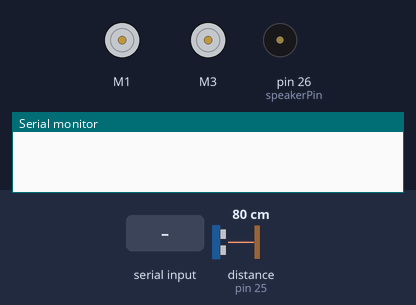
Recording of a sketch running on a simulated Arduino Mega 2560, built with avr-gcc and run on an emulated ATmega2560. Parts: 2 × DC motor (green arrow = forward, orange = backward, longer = faster), buzzer (waves = sounding, pin HIGH), the last lines printed to the serial monitor. The test bench sets the inputs (shaded band); at power-on: distance to the obstacle (sensor on pin 25) 80 cm. The echo pulse lasts 58.3 µs per cm.

Above: at 1.2 s.
1.3 s: "8" received over Serial
At 1.7 s:
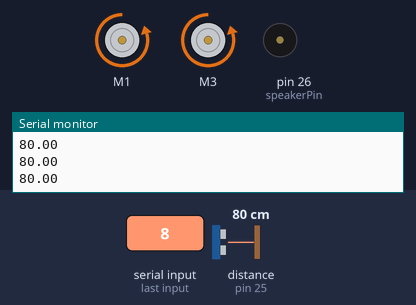
2.8 s: distance to the obstacle (sensor on pin 25) set to 17 cm
4.3 s: distance to the obstacle (sensor on pin 25) set to 13 cm
At 4.48 s:
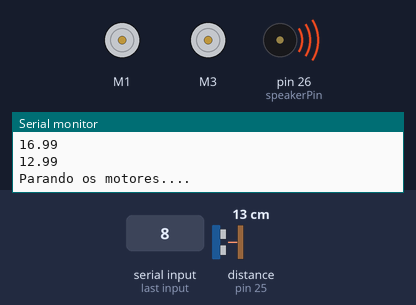
7.3 s: "6" received over Serial
At 9.27 s:
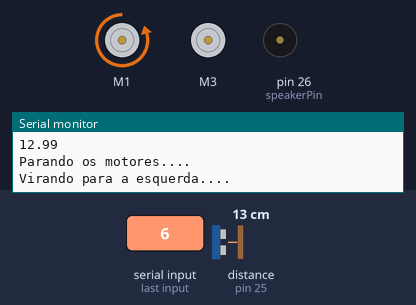
10.3 s: "4" received over Serial
At 12.27 s:
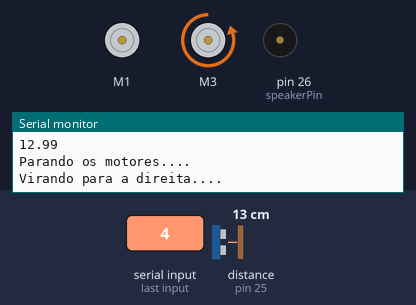
Timing chart, 0 to 13.9 s (numbered marks = the images above; inputs shaded):
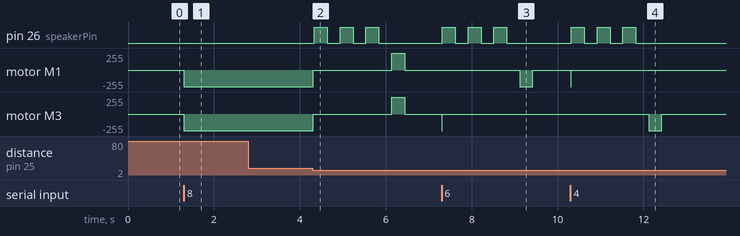

Measured:
- the behaviour switches between 15 and 14 cm on distance to the obstacle (sensor on pin 25) (found by bisection; images 1 and 2)
- after the input at 1.3 s, motor M1, motor M3: stopped → backward 250/255 at once
- after the input at 4.3 s, pin 26 (speakerPin): alternates HIGH for 0.30 s and LOW for 0.30 s, 6 changes in all, then stays LOW, starting at once; motor M1, motor M3: backward 250/255 → stopped at once, → forward 250/255 1.8 s later, → stopped 0.30 s later
- after the input at 7.3 s, pin 26 (speakerPin): alternates HIGH for 0.30 s and LOW for 0.30 s, 6 changes in all, then stays LOW, starting at once; motor M1: stopped → backward 250/255 after 1.8 s, → stopped 0.30 s later; motor M3: stopped → backward 250/255 at once, → stopped 0.02 s later
- after the input at 10.3 s, pin 26 (speakerPin): alternates HIGH for 0.30 s and LOW for 0.30 s, 6 changes in all, then stays LOW, starting at once; motor M1: stopped → backward 250/255 at once, → stopped 0.02 s later; motor M3: stopped → backward 250/255 after 1.8 s, → stopped 0.30 s later

The sketch:

ControlarCarro2MotoresBluetooth.ino
```cpp
#include <AFMotor.h> // Bilbioteca para acionamento dos motores
#include <Ultrasonic.h>

AF_DCMotor motor_esq(1); //Seleciona o motor 1
AF_DCMotor motor_dir(3); //Seleciona o motor 4

int velocidadeE = 250; // Velocidade do Motor
int velocidadeD = 250; // Velocidade do Motor

int emMovimento = 0; // Variavel de controle de movimento
int direcaoAT = 0; // Variavel de controle de direção
int ultimaDirecao = 0; // Variavel de controle de ultima direção
int colisao = 0; // Variavel de controle de colisão

int speakerPin = 26; // Define o pino que vai ser utilizado para o Buzzer


int trigPin = 24; // Define a porta que será utilizada pelo sensor de proximidade
int echoPin = 25; // Define a porta que será utilizada pelo sensor de proximidade


Ultrasonic ultrasonic(trigPin,echoPin);

void setup() {
  Serial.begin(9600); // Inicia a Serial
  pinMode(speakerPin, OUTPUT); // Determina que o pino do Buzzer é de Saida
  //pinMode(trigPin, OUTPUT); // Determina que o pino de Trigger é de Saida para o Sensor HC-SR04
  //pinMode(echoPin, INPUT); // Determia que o pino de Echo é de Entrada para o Sensor HC-SR04
}

void loop()
{

  if (emMovimento == 1) { // Verifica se o protótipo esta em movimento
    if ((colisao == 0) || ((colisao == 1) && (direcaoAT != ultimaDirecao))) {
      if (VerificaColisao() < 15) { // Verifica se a distancia lida pelo HC-SR04 é menor que 15cm
        colisao = 1; // Modifica o valor de colisão para 1, que significa que pode haver colisão
        pararMotores(); // para todos os motores
        sirene(); // emite sinal sonoro
        moverDirecaoInvertida(); // move o protótipo na direção contraria
      } else { // senão
        colisao = 0; // não há colisão e o protótipo continua em movimento
      }
    }
    if ((colisao == 1) && (direcaoAT == ultimaDirecao)) { // Se houver colisão e a direção atual for igual a ultima direção
      sirene(); // emite sinal sonoro
      pararMotores(); // para todos os motores
    }
  }

  if (Serial.available() > 0) //verifica se a porta Serial esta disponível
  {

    int entrada = Serial.read();  //faz leitura da Porta Serial

    direcaoAT = entrada; // atribui a direcaoAT (direção atual) com o valor lido
    switch (entrada) { //verificação
      case '8':  //se entrada for igual a 8
        pararMotores(); // para todos os motores
        moverParaFrente(); // move o protótipo para frente
        break;  //termina condição

      case '2':  // se entrada for igual a 2
        pararMotores();  //para todos os motores
        moverParaTras();  //move o protótipo para trás
        break;  //termina condição

      case '6':  //se entrada for igual a 6
        pararMotores();  //para todos os motores
        virarParaDireita();  //vira o protótipo para a direita
        break;  //termina condição

      case '4':  // se entrada formigual a 4
        pararMotores();  //para todos os motores
        virarParaEsquerda();  //vira o ptotótipo para a esquerda
        break;  //termina condição

      case '5':  //se entrada for igual a 5
        pararMotores();  //para todos os motores
        break;    //termina condição

      default:  //se entrada for diferente de 2, 4, 5, 6, 8
        pararMotores();//para todos os motores
        break;  //termina condição
    }
  }
}

void moverParaFrente() {//função de movimento - FRENTE
  //Para frente

  motor_esq.setSpeed(velocidadeE); //Define a velocidade maxima
  motor_dir.setSpeed(velocidadeD); //Define a velocidade maxima
  motor_esq.run(BACKWARD); //Gira o motor sentido anti-horario
  motor_dir.run(BACKWARD); //Gira o motor sentido anti-horario
  emMovimento = 1; // Modifica a variave emMovimento para 1 - que significa que o protótipo esta em movimento
  if (colisao == 0) { // verifica se não há colisão
    ultimaDirecao = 8; // determina que ultimaDirecao é igual a 8 - FRENTE
  }
  Serial.println("Movendo para frente....");// imprime na Serial

}

void moverParaTras() {//função de movimento - TRAS
  //Para tras
  motor_esq.setSpeed(velocidadeE); //Define a velocidade maxima
  motor_dir.setSpeed(velocidadeD); //Define a velocidade maxima
  motor_esq.run(FORWARD); //Gira o motor sentido horario
  motor_dir.run(FORWARD); //Gira o motor sentido horario
  emMovimento = 1;// Modifica a variave emMovimento para 1 - que significa que o protótipo esta em movimento
  if (colisao == 0) { // verifica se não há colisão
    ultimaDirecao = 2;// determina que ultimaDirecao é igual a 2 - TRAS
  }
  Serial.println("Movendo para tras....");
}

void virarParaEsquerda() {//função de movimento - Esquereda
  //Girar para Esquerda
  motor_esq.setSpeed(velocidadeE);//Define a velocidade maxima
  motor_esq.run(BACKWARD);//Gira o motor sentido anti-horario
  emMovimento = 1; // Modifica a variave emMovimento para 1 - que significa que o protótipo esta em movimento
  if (colisao == 0) { // verifica se não há colisão
    ultimaDirecao = 4; //determina que ultimaDirecao é igual a 4 - Esquerda
  }
  Serial.println("Virando para a esquerda....");
}

void virarParaDireita() {//função de movimento - Esquereda
  //Girar para Direita
  motor_dir.setSpeed(velocidadeD);//Define a velocidade maxima
  motor_dir.run(BACKWARD);//Gira o motor sentido anti-horario
  emMovimento = 1;
  emMovimento = 1; // Modifica a variave emMovimento para 1 - que significa que o protótipo esta em movimento
  if (colisao == 0) { // verifica se não há colisão
    ultimaDirecao = 6; //determina que ultimaDirecao é igual a 6 Direita
  }
  Serial.println("Virando para a direita....");
}

void pararMotores() {//função de movimento - PARAR
  //Parar motores
  motor_esq.setSpeed(0); //Define a velocidade maxima
  motor_dir.setSpeed(0);//Define a velocidade maxima
  motor_esq.run(RELEASE); //Desliga o motor
  motor_dir.run(RELEASE); //Desliga o motor
  emMovimento = 0; // Modifica variávem em Movimento para 0 - que significa sem movimento
  Serial.println("Parando os motores....");
}

void sirene() { // Função de Sinal Sonoro
  for (int x = 0; x < 3 ; x ++) { // repete por 3 vezes
    digitalWrite(speakerPin, HIGH); // emite o som
    delay(300); // aguarda 300 milissegundos
    digitalWrite(speakerPin, LOW); // para de emitir o som
    delay(300); // aguarda 300 milissegundos
  }
}

float VerificaColisao() { // função de Verificação de Colisão
  float cmMsec;

  long microsec = ultrasonic.timing();
  cmMsec = ultrasonic.convert(microsec,Ultrasonic::CM);

  Serial.println(cmMsec);
  return cmMsec;
}

void moverDirecaoInvertida() {
  if (direcaoAT == '8') {
    moverParaTras();
    delay(300);
    pararMotores();
  }
  if (direcaoAT == '4') {
    virarParaDireita();
    delay(300);
    pararMotores();
  }
  if (direcaoAT == '6') {
    virarParaEsquerda();
    delay(300);
    pararMotores();
  }
}
```
